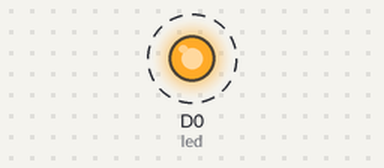
The sketch below on a simulated ESP8266 (NodeMCU). Shown: output pins drawn as LEDs (lit = HIGH). Dashed ring = blinking.

Above: at 0.5 s.
Timing chart, 0 to 4.6 s (numbered marks = the images above):
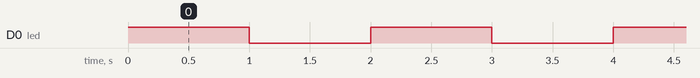

The sketch:

blink.ino
```cpp
const int led = D0;
int dt = 1000;

void setup() {
  pinMode(led, OUTPUT);
}

void loop() {
  digitalWrite(led, HIGH);
  delay(dt);
  digitalWrite(led, LOW);
  delay(dt);
}
```

Measured:
- by itself, D0 (led): alternates HIGH for 1.0 s and LOW for 1.0 s
